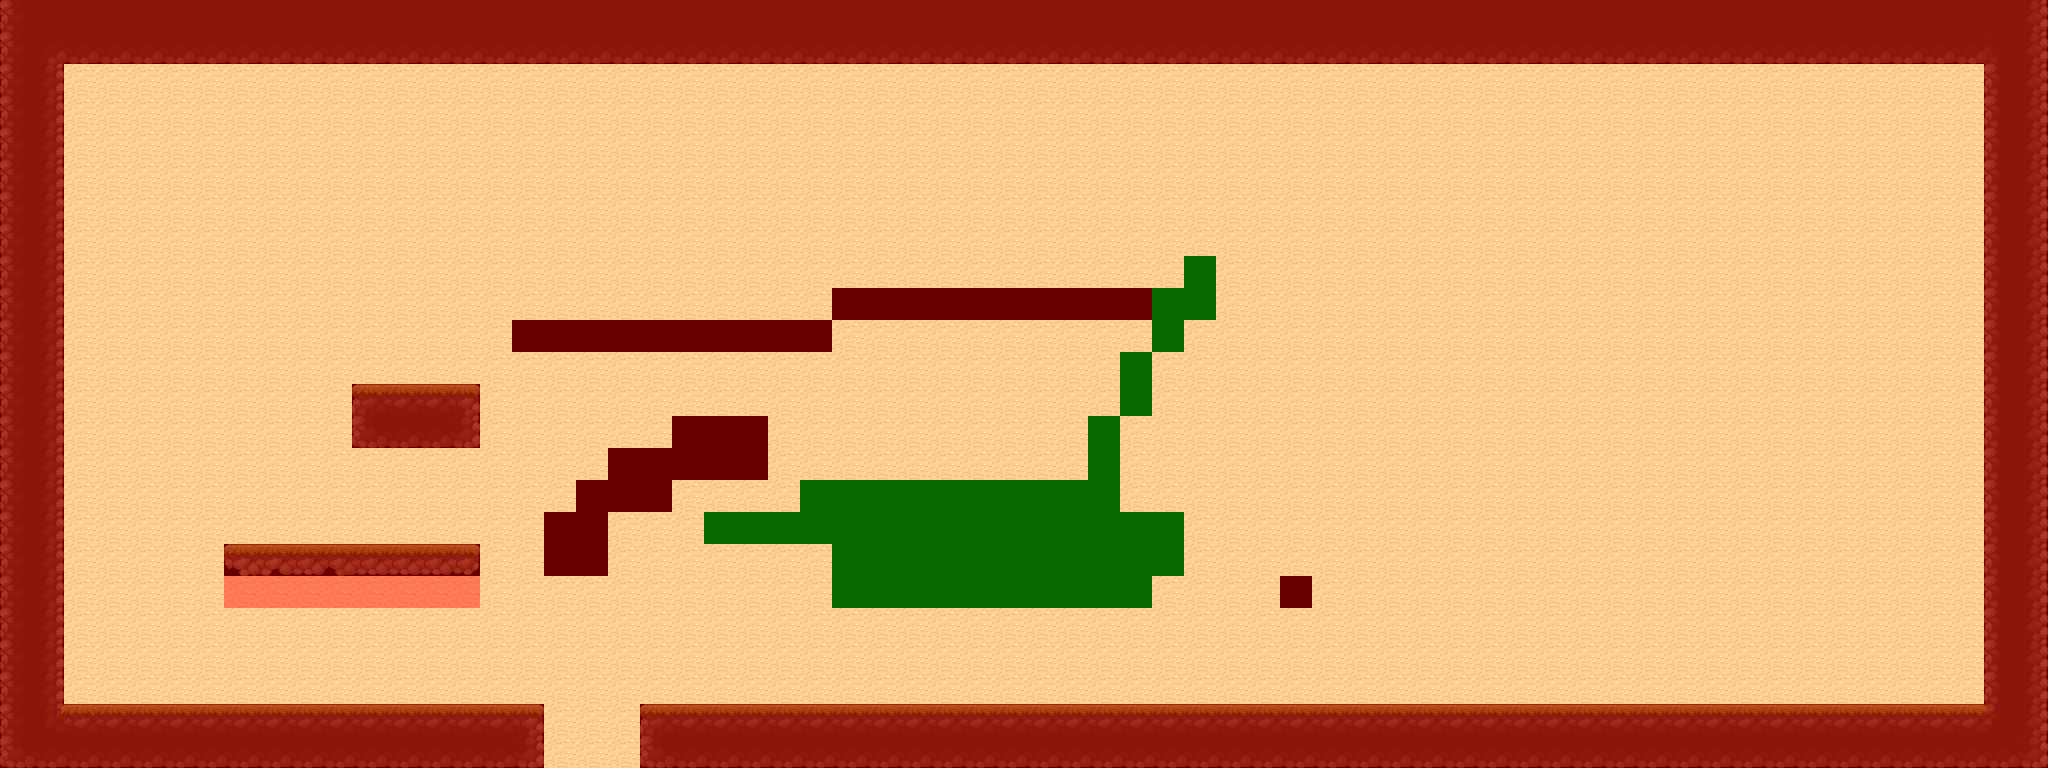

Below is a game level as drawn by its tile map, then a one-line description and the .tmx that defines it (tile-layer data replaced by summaries):
An orthogonal 64x24 tile map with 32x32 px tiles, 2 tile layers (Map, Colisions), 4 tilesets.

<map version="1.10" tiledversion="1.10.1" orientation="orthogonal" renderorder="right-down" width="64" height="24" tilewidth="32" tileheight="32" infinite="0" nextlayerid="6" nextobjectid="8">
 <tileset firstgid="1" name="tmw_desert_spacing" tilewidth="32" tileheight="32" spacing="1" margin="1" tilecount="48" columns="8">
  <image source="tmw_desert_spacing.png" width="265" height="199" />
  <wangsets>
   <wangset name="Brick" type="corner" tile="9">
    <wangcolor name="" color="#ff0000" tile="-1" probability="1" />
    <wangtile tileid="0" wangid="0,0,0,1,0,0,0,0" />
    <wangtile tileid="1" wangid="0,0,0,1,0,1,0,0" />
    <wangtile tileid="2" wangid="0,0,0,0,0,1,0,0" />
    <wangtile tileid="8" wangid="0,1,0,1,0,0,0,0" />
    <wangtile tileid="9" wangid="0,1,0,1,0,1,0,1" />
    <wangtile tileid="10" wangid="0,0,0,0,0,1,0,1" />
    <wangtile tileid="16" wangid="0,1,0,0,0,0,0,0" />
    <wangtile tileid="17" wangid="0,1,0,0,0,0,0,1" />
    <wangtile tileid="18" wangid="0,0,0,0,0,0,0,1" />
    <wangtile tileid="19" wangid="0,1,0,0,0,1,0,1" />
    <wangtile tileid="20" wangid="0,1,0,1,0,0,0,1" />
    <wangtile tileid="27" wangid="0,0,0,1,0,1,0,1" />
    <wangtile tileid="28" wangid="0,1,0,1,0,1,0,0" />
   </wangset>
   <wangset name="Marble" type="corner" tile="33">
    <wangcolor name="" color="#ff0000" tile="-1" probability="1" />
    <wangtile tileid="24" wangid="0,0,0,1,0,0,0,0" />
    <wangtile tileid="25" wangid="0,0,0,1,0,1,0,0" />
    <wangtile tileid="26" wangid="0,0,0,0,0,1,0,0" />
    <wangtile tileid="32" wangid="0,1,0,1,0,0,0,0" />
    <wangtile tileid="33" wangid="0,1,0,1,0,1,0,1" />
    <wangtile tileid="34" wangid="0,0,0,0,0,1,0,1" />
    <wangtile tileid="35" wangid="0,1,0,0,0,1,0,1" />
    <wangtile tileid="36" wangid="0,1,0,1,0,0,0,1" />
    <wangtile tileid="40" wangid="0,1,0,0,0,0,0,0" />
    <wangtile tileid="41" wangid="0,1,0,0,0,0,0,1" />
    <wangtile tileid="42" wangid="0,0,0,0,0,0,0,1" />
    <wangtile tileid="43" wangid="0,0,0,1,0,1,0,1" />
    <wangtile tileid="44" wangid="0,1,0,1,0,1,0,0" />
   </wangset>
   <wangset name="Sand" type="corner" tile="14">
    <wangcolor name="" color="#ff0000" tile="29" probability="1" />
    <wangtile tileid="3" wangid="0,1,0,0,0,1,0,1" />
    <wangtile tileid="4" wangid="0,1,0,1,0,0,0,1" />
    <wangtile tileid="5" wangid="0,0,0,1,0,0,0,0" />
    <wangtile tileid="6" wangid="0,0,0,1,0,1,0,0" />
    <wangtile tileid="7" wangid="0,0,0,0,0,1,0,0" />
    <wangtile tileid="11" wangid="0,0,0,1,0,1,0,1" />
    <wangtile tileid="12" wangid="0,1,0,1,0,1,0,0" />
    <wangtile tileid="13" wangid="0,1,0,1,0,0,0,0" />
    <wangtile tileid="14" wangid="0,1,0,1,0,1,0,1" />
    <wangtile tileid="15" wangid="0,0,0,0,0,1,0,1" />
    <wangtile tileid="21" wangid="0,1,0,0,0,0,0,0" />
    <wangtile tileid="22" wangid="0,1,0,0,0,0,0,1" />
    <wangtile tileid="23" wangid="0,0,0,0,0,0,0,1" />
   </wangset>
  </wangsets>
 </tileset>
 <tileset firstgid="49" name="MapMetadata" tilewidth="32" tileheight="32" spacing="1" margin="1" tilecount="2" columns="2">
  <image source="MapMetadata.png" width="67" height="34" />
 </tileset>
 <tileset firstgid="51" name="TX Tileset Ground" tilewidth="32" tileheight="32" tilecount="0" columns="16">
  <image source="TX Tileset Ground.png" width="512" height="512" />
 </tileset>
 <tileset firstgid="278" name="TX Village Props" tilewidth="32" tileheight="32" tilecount="1024" columns="32">
  <image source="TX Village Props.png" width="1024" height="1024" />
 </tileset>
 <layer id="1" name="Map" width="64" height="24">
  <properties>
   <property name="Draw" type="bool" value="true" />
  </properties>
  <data>[1536 cells, 1536 non-empty, 24 distinct tile ids]</data>
 </layer>
 <layer id="2" name="Colisions" width="64" height="24" locked="1">
  <properties>
   <property name="Draw" type="bool" value="false" />
  </properties>
  <data>[1536 cells, 354 non-empty, 1 distinct tile ids]</data>
 </layer>
</map>
